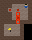

This game map was drawn from its Tiled (.tmx) file and the tilesets committed beside it. A one-line description and the full map source follow:
An orthogonal 8x10 tile map with 4x4 px tiles, 2 tile layers (floor, surface).

<map version="1.10" tiledversion="1.10.2" orientation="orthogonal" renderorder="right-down" width="8" height="10" tilewidth="4" tileheight="4" infinite="0" nextlayerid="3" nextobjectid="1">
 <editorsettings>
  <export target="../resources/levels/level3.csv" format="csv" />
 </editorsettings>
 <tileset firstgid="1" source="tiles/sokotiles.tsx" />
 <layer id="1" name="floor" width="8" height="10">
  <data encoding="csv">
1,1,1,1,1,1,1,1,
1,1,1,1,1,1,1,1,
1,1,5,1,5,1,1,1,
1,1,1,1,1,1,1,1,
1,1,1,1,5,1,1,1,
1,1,1,1,1,1,1,1,
1,1,1,1,1,1,0,0,
1,1,6,1,1,1,0,0,
1,1,1,1,1,1,0,0,
1,1,1,1,1,1,0,0
</data>
 </layer>
 <layer id="2" name="surface" width="8" height="10">
  <data encoding="csv">
2,2,2,2,2,2,2,2,
2,2,2,0,0,0,3,2,
2,2,0,0,0,0,0,2,
2,2,2,0,4,0,0,2,
2,2,2,0,4,0,0,2,
2,2,2,2,4,2,2,2,
2,0,0,0,0,2,0,0,
2,0,0,0,0,2,0,0,
2,0,0,0,0,2,0,0,
2,2,2,2,2,2,0,0
</data>
 </layer>
</map>